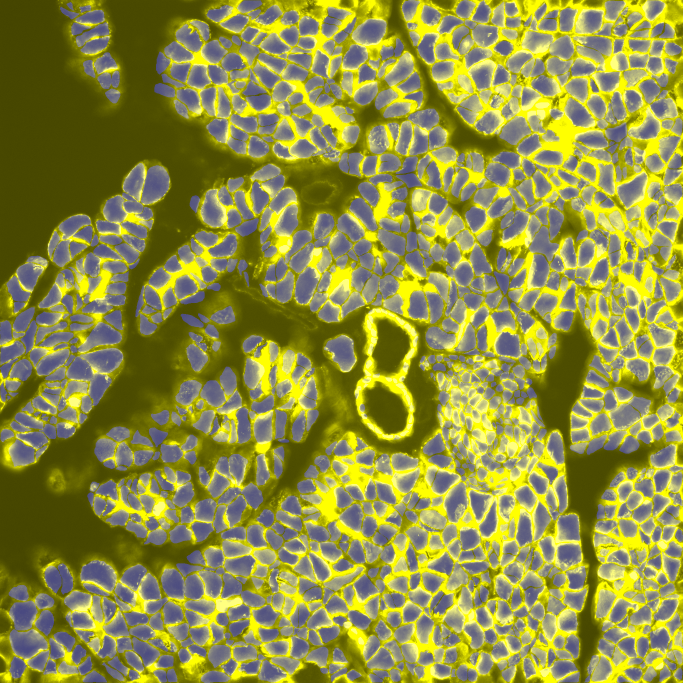
#> input picture Medical_images/image4.png, 2048 x 2048 px (shown at 1/3 size)
$ python medical4.py
#> lines starting #> are read from the running program, lines starting #| are printed output that depends on the picture; after the words box and inside, x2 and y2 are one past the last pixel; in counts of white or black regions, pixels touching at a corner belong together
import numpy as np
import pandas as pd
import scipy.ndimage as ndi
import matplotlib.pyplot as plt
from skimage.segmentation import flood


import skimage.data
from skimage.exposure import histogram
from skimage.filters import sobel, threshold_otsu
from skimage.measure import regionprops_table
from skimage.segmentation import watershed,flood
from skimage.color import label2rgb
from matplotlib.widgets import Slider
from skimage import io, color


image = io.imread("Medical_images/image4.png")
#> image is the input picture: shape (2048, 2048, 3); mean R, G, B 143.5, 143.5, 66.3
gray = color.rgb2gray(image)
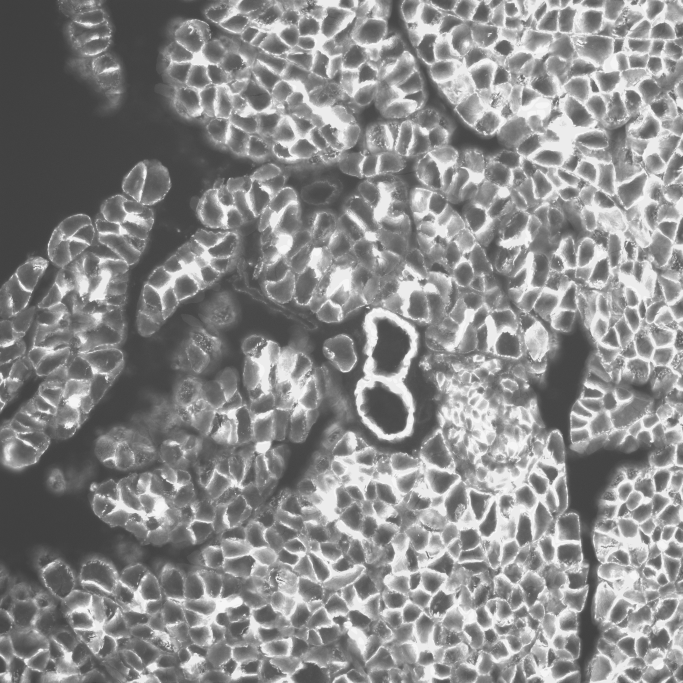
#> gray: shape (2048, 2048) float64 (shown at 1/3 size); min 0.229, max 0.964, mean 0.541

plt.figure(figsize=(6,6))
plt.imshow(gray)#, cmap="gray")
plt.title("Original Medical Image")
plt.axis("off")
plt.show()


from skimage import color

gray = color.rgb2gray(image)

# Convert back to 8-bit (0–255)
image = (gray * 255).astype(np.uint8)
#> image: shape (2048, 2048)

print(f"Loaded image in an array of shape: {image.shape} and data type {image.dtype}")
#| Loaded image in an array of shape: (2048, 2048) and data type uint8
print(f"Intensity range: [{image.min()} - {image.max()}]")
#| Intensity range: [58 - 245]

plt.figure(figsize=(6,6))
plt.imshow(gray, cmap="gray")
plt.title("Grayscale Original Medical Image")
plt.axis("off")
plt.show()

hist, hist_centers = histogram(image)
#> hist = 188 values, max 277431 at index 178, min 1 at index 0, mean 22310.1; hist_centers = 188 values from 58 to 245
plt.figure(figsize=(8, 4))
plt.plot(hist_centers, hist)
plt.title("Histogram")
plt.xlabel("Pixel Intensity")
plt.ylabel("Number of Pixels")
plt.show()
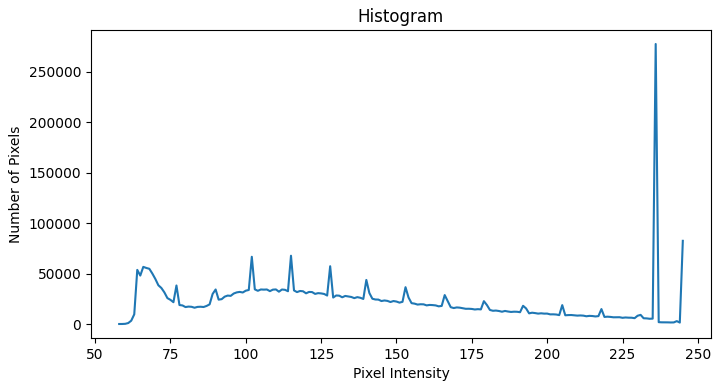
#> figure drawn by matplotlib, 1 panel; curve peaks at x = 236, y = 277431


threshold = threshold_otsu(image)
#> threshold = 151


def segment_image(threshold):
#> called with threshold = 151
    binary_image = image > threshold
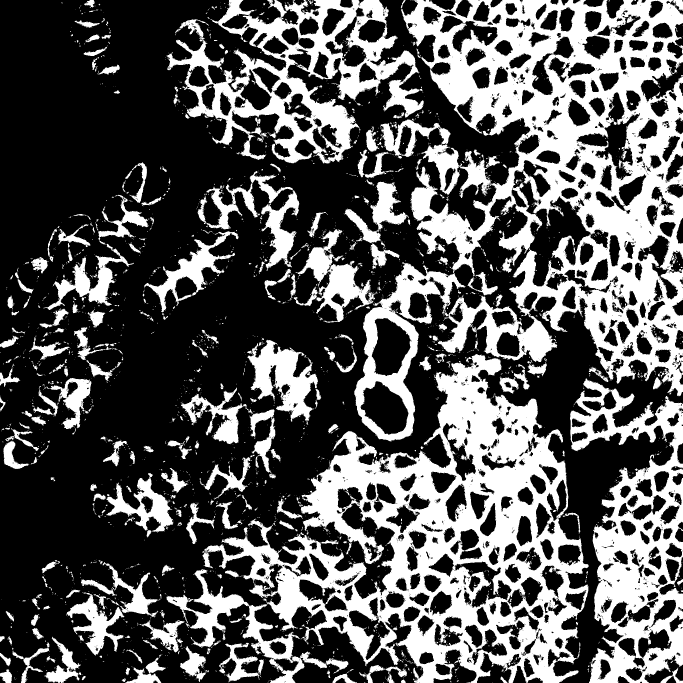
#> binary_image: shape (2048, 2048) bool (shown at 1/3 size); 34.7% white; 4397 white regions (3893 under 20 px), largest, box (x1, y1, x2, y2) and area: (1063, 0, 2048, 1325) 479844, (607, 1062, 1766, 2048) 378747, (1710, 1135, 2048, 2048) 128684

    fig, ax = plt.subplots(1, 2, figsize=(12, 6))

    ax[0].imshow(image, cmap="gray")
    ax[0].set_title("Original Image")
    ax[0].axis("off")

    img=ax[1].imshow(binary_image, cmap="gray")
    ax[1].set_title(f"Segmented Image (Threshold = {threshold})")
    ax[1].axis("off")

    slider_ax = plt.axes([0.2, 0.05, 0.6, 0.03])
    slider = Slider(
    slider_ax,
    "Threshold",
    image.min(),
    image.max(),
    valinit=threshold,
    valstep=1
    )

    def update(val):
        threshold =slider.val
        binary_image = image > threshold
        img.set_data(binary_image)
        ax[1].set_title(f"Segmented Image (Threshold = {int(threshold)})")
        fig.canvas.draw_idle()
    slider.on_changed(update)
    plt.show()

segment_image(threshold)

edges = sobel(image)

#watershead segemntation is displayed
plt.figure(figsize=(6, 6))
plt.imshow(edges, cmap="gray")
plt.title("Sobel Edge Detection")
plt.axis("off")
plt.show()


threshold = threshold_otsu(image)

markers = np.zeros_like(image)

markers[image <= threshold] = 1      # Background
markers[image > threshold] = 2        # Foreground
segmentation = watershed(edges, markers)
print(np.unique(segmentation))
#| [1 2]

plt.figure(figsize=(6, 6))
plt.imshow(segmentation)
plt.colorbar()
plt.axis("off")
plt.title("Watershed Segmentation")
plt.show()


filled = ndi.binary_fill_holes(segmentation - 1)
#> filled: shape (2048, 2048) bool; 47% white; 3462 white regions (2986 under 20 px), largest, box (x1, y1, x2, y2) and area: (1063, 0, 2048, 1325) 699309, (607, 1062, 1766, 2048) 551777, (499, 0, 1271, 491) 182329
plt.figure(figsize=(6,6))
plt.imshow(filled, cmap="gray")
plt.title("Binary Filled Holes")
plt.axis("off")
plt.show()
labeled_segmentation, _ = ndi.label(filled)
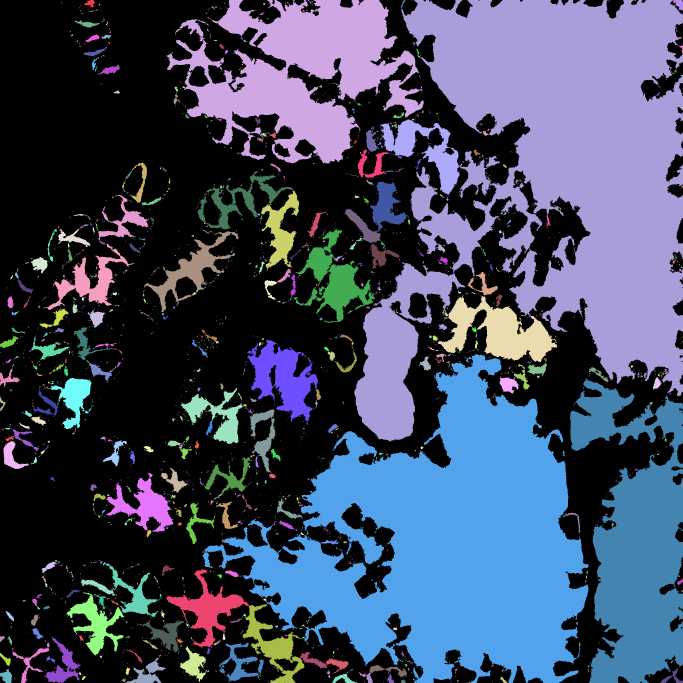
#> labeled_segmentation: shape (2048, 2048) int32 (shown at 1/3 size); 5118 distinct labels, from 0 to 5117; one colour per label, 0 black


plt.figure(figsize=(6, 6))
plt.imshow(labeled_segmentation)
plt.title("Connected Component Labeling")
plt.axis("off")
plt.colorbar()
plt.show()


fig, ax = plt.subplots(figsize=(12, 6))
rgb_composite = label2rgb(
    labeled_segmentation,
    image=image,
    bg_label=0
)

ax.imshow(rgb_composite)
ax.set_title("RGB Colored Segmentation by watershed segmentation")
plt.axis("off")
plt.show()


seed_points = [
    (350, 900),
    (500, 1100),
    (650, 800),
    (750, 1250),
    (900, 1000),
    (1050, 1350),
    (1200, 900),
    (1400, 1200),
    (1600, 1500),
    (1750, 900)
]
tolerance = 20

region_growing = np.zeros_like(image, dtype=bool)
for seed in seed_points:
    grown = flood(image, seed_point=seed, tolerance=tolerance)
    region_growing = region_growing | grown
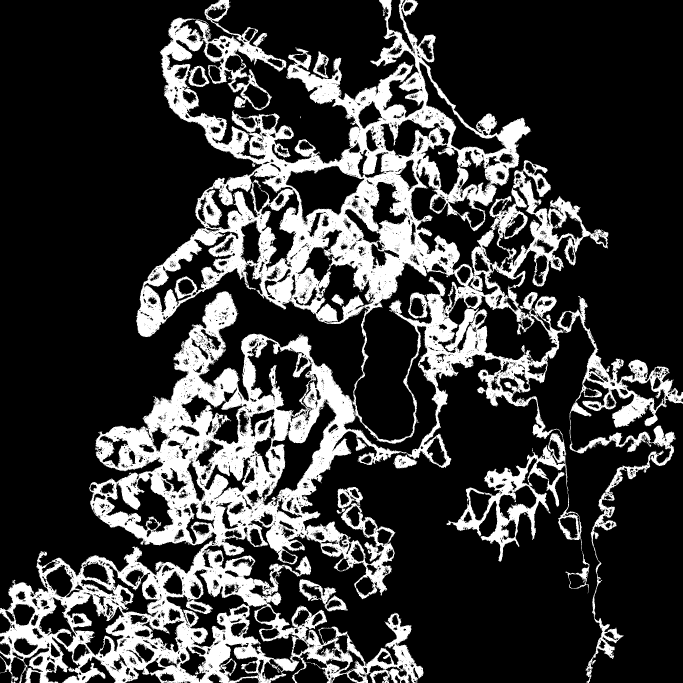
#> region_growing: shape (2048, 2048) bool (shown at 1/3 size); 23.4% white; 6 white regions (1 under 20 px), largest, box (x1, y1, x2, y2) and area: (0, 0, 2048, 2048) 950535, (1340, 1335, 1695, 1685) 26323, (898, 1737, 1043, 1835) 4157, (1180, 1364, 1252, 1405) 1777, (994, 883, 1031, 918) 671

#displaying region growing segmentationn
plt.figure(figsize=(6,6))
plt.imshow(region_growing, cmap="gray")
plt.title("Region Growing Segmentation")
plt.axis("off")
plt.show()

region_labels, num_regions = ndi.label(region_growing)
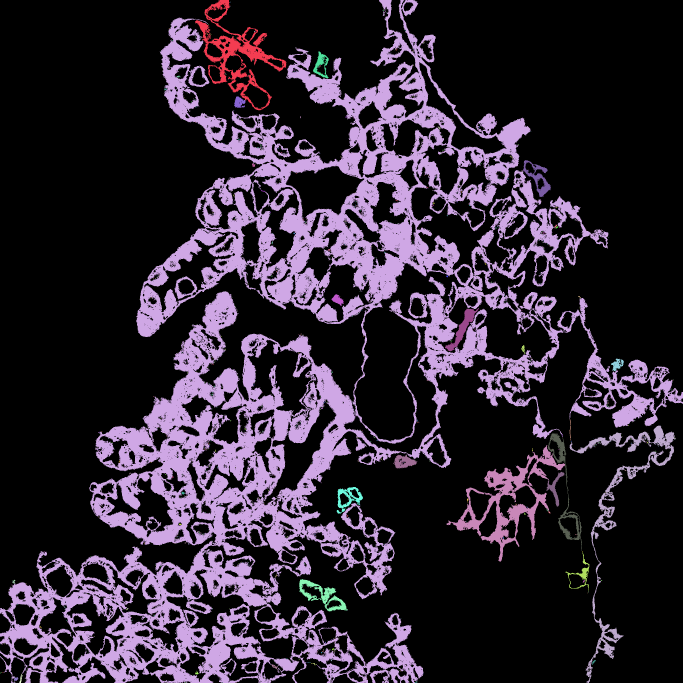
#> region_labels: shape (2048, 2048) int32 (shown at 1/3 size); 3985 distinct labels, from 0 to 3984; one colour per label, 0 black
#> num_regions = 3984

print("Number of regions:", num_regions)
#| Number of regions: 3984

fig, ax = plt.subplots(figsize=(12, 6))

rgb_region = label2rgb(
    region_labels,          # labeled regions
    image=image,            # original grayscale image
    bg_label=0              # keep background as label 0
)
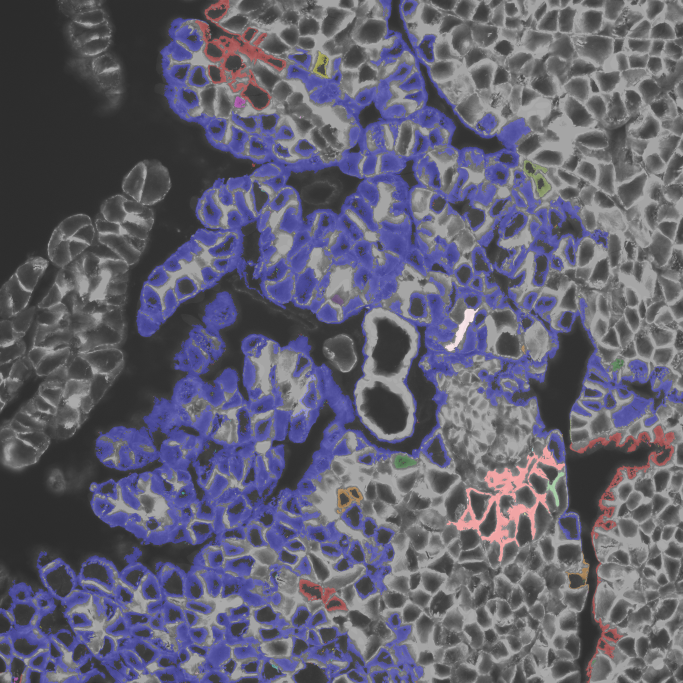
#> rgb_region: shape (2048, 2048, 3) float64 (shown at 1/3 size); mean R, G, B 0.383, 0.378, 0.442

ax.imshow(rgb_region)
ax.set_title("RGB Region Growing Segmentation")
plt.axis("off")
plt.show()

rgb_region = label2rgb(
    region_labels,          # labeled regions
    image=image,            # original grayscale image
    bg_label=0              # keep background as label 0
)


properties= regionprops_table(#regionprops_table calculates every mesurments for every labeled objects and stores them in tabel
    labeled_segmentation,
    intensity_image=image,
    properties=[
        'label',
        'area',
        'centroid',
        'bbox',
        'eccentricity',
        'intensity_mean'
    ]
)
#> properties = 10 items


df = pd.DataFrame(properties)
#> df = table of 5117 rows and 10 columns
df.head()
print(df.head())
#> (printed output is left out)
df.describe()
print(df.describe())
#> (printed output is left out)
#saving the results to a CSV file
df.to_csv("cell4_watershed_segmentation_analysis.csv", index=False)
print("Watershed Segemntation data saved successfully!")

properties_rg = regionprops_table(
    region_labels,
    intensity_image=image,
    properties=[
        'label',
        'area',
        'centroid',
        'bbox',
        'eccentricity',
        'intensity_mean'
    ]
)
#> properties_rg = 10 items

df_rg = pd.DataFrame(properties_rg)
#> df_rg = table of 3984 rows and 10 columns

print(df_rg.head())
#> (printed output is left out)

df_rg.to_csv("cell4_region_growing_analysis.csv", index=False)

print("Region Growing data saved successfully!")
